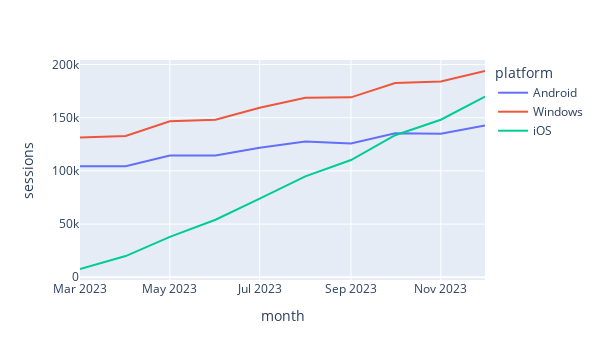

The notebook cell this image was saved under:
### Code cell
pio.templates.default = 'plotly' # default
px.line(ts_df, width = 600, labels = {'value': 'sessions', 'os': 'platform', 'month_date': 'month'})

### Figure 1 — Plotly figure (JSON) as saved in the notebook; plotly's stock layout.template omitted (floating-point values rounded to 4 significant figures)
{"data": [{"hovertemplate": "platform=Android<br>month=%{x}<br>sessions=%{y}<extra></extra>", "legendgroup": "Android", "line": {"color": "#636efa", "dash": "solid"}, "marker": {"symbol": "circle"}, "mode": "lines", "name": "Android", "orientation": "v", "showlegend": true, "type": "scatter", "x": ["2023-03-01", "2023-04-01", "2023-05-01", "2023-06-01", "2023-07-01", "2023-08-01", "2023-09-01", "2023-10-01", "2023-11-01", "2023-12-01"], "xaxis": "x", "y": [104500, 104504, 114563, 114581, 121795, 127677, 125854, 135381, 134873, 142736], "yaxis": "y"}, {"hovertemplate": "platform=Windows<br>month=%{x}<br>sessions=%{y}<extra></extra>", "legendgroup": "Windows", "line": {"color": "#EF553B", "dash": "solid"}, "marker": {"symbol": "circle"}, "mode": "lines", "name": "Windows", "orientation": "v", "showlegend": true, "type": "scatter", "x": ["2023-03-01", "2023-04-01", "2023-05-01", "2023-06-01", "2023-07-01", "2023-08-01", "2023-09-01", "2023-10-01", "2023-11-01", "2023-12-01"], "xaxis": "x", "y": [131368, 132832, 146599, 148060, 159434, 168866, 169154, 182675, 184051, 193951], "yaxis": "y"}, {"hovertemplate": "platform=iOS<br>month=%{x}<br>sessions=%{y}<extra></extra>", "legendgroup": "iOS", "line": {"color": "#00cc96", "dash": "solid"}, "marker": {"symbol": "circle"}, "mode": "lines", "name": "iOS", "orientation": "v", "showlegend": true, "type": "scatter", "x": ["2023-03-01", "2023-04-01", "2023-05-01", "2023-06-01", "2023-07-01", "2023-08-01", "2023-09-01", "2023-10-01", "2023-11-01", "2023-12-01"], "xaxis": "x", "y": [7781, 19960, 38045, 54079, 73914, 94858, 110231, 133563, 148138, 169839], "yaxis": "y"}], "layout": {"height": 360, "legend": {"title": {"text": "platform"}, "tracegroupgap": 0}, "margin": {"t": 60}, "width": 600, "xaxis": {"anchor": "y", "autorange": true, "domain": [0, 1], "range": ["2023-03-01", "2023-12-01"], "title": {"text": "month"}, "type": "date"}, "yaxis": {"anchor": "x", "autorange": true, "domain": [0, 1], "range": [-2562.0, 204300.0], "title": {"text": "sessions"}, "type": "linear"}}}
